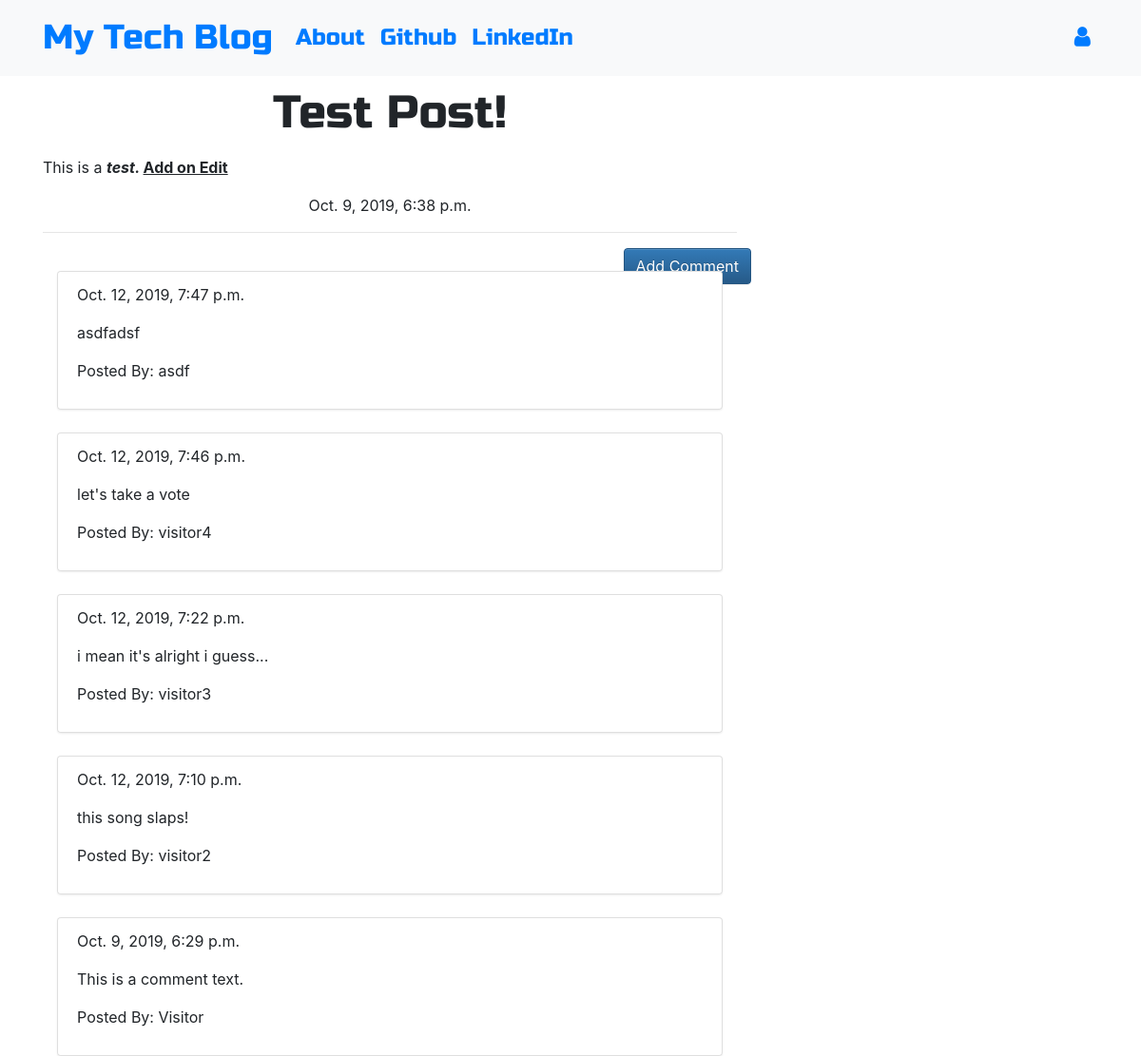
/post/1, run on the app's committed database.
### blog/models.py (models this page shows, shortened)
class Post(models.Model):
    author = models.ForeignKey('auth.User',on_delete=models.CASCADE)
    title = models.CharField(max_length=200)
    text = models.TextField()
    created_date = models.DateTimeField(default=timezone.now)
    published_date = models.DateTimeField(blank=True,null=True)

class Comment(models.Model):
    post = models.ForeignKey('blog.Post',related_name='comments',on_delete=models.CASCADE)
    author = models.CharField(max_length=200)
    text = models.TextField()
    created_date = models.DateTimeField(auto_now=True)
    approved_comment = models.BooleanField(default=False)
    class Meta:
        ordering = ['-created_date']

### blog/views.py (the view)
# urls.py: path('post/<int:pk>',views.PostDetailView.as_view(), name='post_detail'),
class PostDetailView(DetailView):
    model = Post

### blog/templates/blog/post_detail.html (shortened to what this page needs)
{% extends 'blog/base.html' %}
{% block content %}
<h1 class="posttitle loader">{{post.title}}</h1>
<p class="postcontent">{{post.text|safe|linebreaksbr}}</p>
{% if post.published_date %}
  <div class="date postdate">
    {{post.published_date}}
  </div>
{% else %}
  <a class="btn btn-default" href="{% url 'post_publish' pk=post.pk %}">Publish</a>
{% endif %}
<hr>
<a class="btn btn-primary btn-comment" href="{% url 'add_comment_to_post' pk=post.pk %}">Add Comment</a>
<div class="container">
  {% for comment in post.comments.all %}
  <br>
    {% if user.is_authenticated or comment.approved_comment %}
      <div class="list-group">
      <li class="list-group-item">{{comment.created_date}}
        <p>{{comment.text|safe|linebreaks}}</p>
        <p>Posted By: {{comment.author}}</p>
      </div>
    {% endif %}
    {% empty %}
    <p>No Comments</p>
  {% endfor %}
</div>
{% endblock %}

### blog/templates/blog/base.html (shortened to what this page needs)
<!DOCTYPE html>
{% load staticfiles %}
<html lang="en" dir="ltr">
  <head>
    <link rel="stylesheet" href="https://stackpath.bootstrapcdn.com/bootstrap/4.1.3/css/bootstrap.min.css"
>
    <link href="https://maxcdn.bootstrapcdn.com/font-awesome/4.7.0/css/font-awesome.min.css" rel="stylesheet">
    <link rel="stylesheet" href="https://maxcdn.bootstrapcdn.com/bootstrap/3.3.7/css/bootstrap-theme.min.css">
    <link rel="stylesheet" href="//cdn.jsdelivr.net/medium-editor/latest/css/medium-editor.min.css" type="text/css" media="screen" charset="utf-8">
    <link rel="stylesheet" href="{% static 'css/blog.css' %}">
  </head>
  <body class="loader">
    <nav class="navbar navbar-expand-lg bg-light techfont">
      <div class="container">
        <div class="navbar-nav align-items-center">
          <a class="navbar-brand bigbrand" href="{% url 'post_list' %}">My Tech Blog</a>
          <a class="nav-item nav-link" href="{% url 'about' %}">About</a>
          <a class="nav-item nav-link" href="https://www.github.com">Github</a>
          <a class="nav-item nav-link" href="https://www.linkedin.com">LinkedIn</a>
        </div>
        <div class="navbar-nav align-items-center ml-auto">
          {% if user.is_authenticated %}
            <a class="nav-item nav-link" href="{% url 'post_new' %}">New</a>
            <a class="nav-item nav-link" href="{% url 'post_draft_list' %}">Drafts</a>
            <a class="nav-item nav-link" href="{% url 'logout' %}">Log out</a>
            <a >Welcome: {{ user.username }}</a>
          {% else %}
            <a class="nav-item nav-link" href="{% url 'login' %}" aria-label="Login">
              <span class="fa fa-user" aria-hidden="true"></span></a>
          {% endif %}
        </div>
      </div>
    </nav>
    <div class="content container">
      <div class="row">
        <div class="col-md-8">
          <div class="blog_posts">
            {% block content %}
            {% endblock %}
          </div>
        </div>
      </div>
    </div>
  </body>
</html>

### blog/static/css/blog.css (style rules this page uses)
.techfont { font-family: 'Russo One', sans-serif; font-size: 1.5em; margin-bottom: 10px; }
.postdate { text-align: center; }
.posttitle { font-family: 'Russo One', sans-serif; font-size: 3em; text-align: center; }
.postcontent { font-family: 'Montserrat'; font-size: 1.5em; }
.btn-comment { position: absolute; right: 0px; }
.bigbrand { font-size: 1.5em; }
.loader { filter:hue-rotate(0deg); color: linear-gradient(45deg,#0f8,#08f); animation:hue 5000ms infinite linear; }

### data on the page
Post: title "Test Post!", text "This is a test. Add on Edit", published_date "Oct. 9, 2019, 6:38 p.m."
Comment: created_date "Oct. 12, 2019, 7:47 p.m.", text "asdfadsf", author "asdf"
Comment: created_date "Oct. 12, 2019, 7:46 p.m.", text "let's take a vote", author "visitor4"
Comment: created_date "Oct. 12, 2019, 7:22 p.m.", text "i mean it's alright i guess...", author "visitor3"
Comment: created_date "Oct. 12, 2019, 7:10 p.m.", text "this song slaps!", author "visitor2"
Comment: created_date "Oct. 9, 2019, 6:29 p.m.", text "This is a comment text.", author "Visitor"
